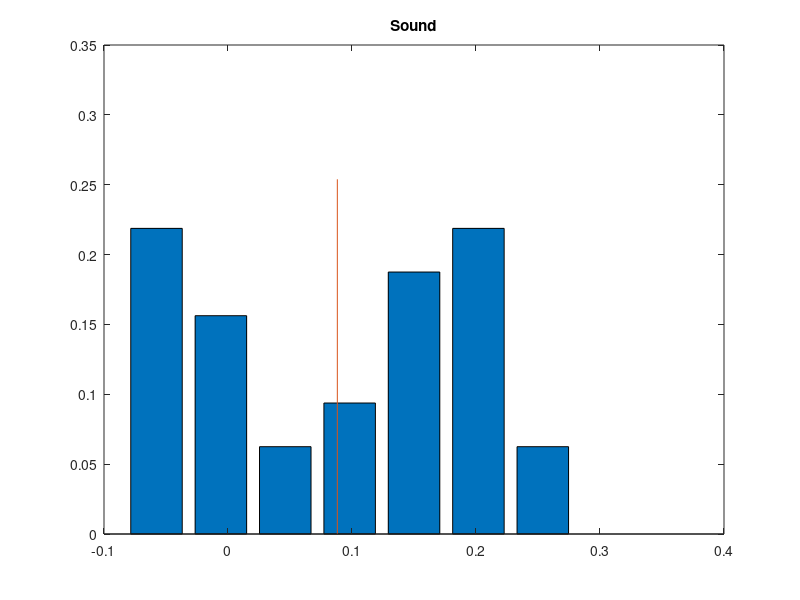
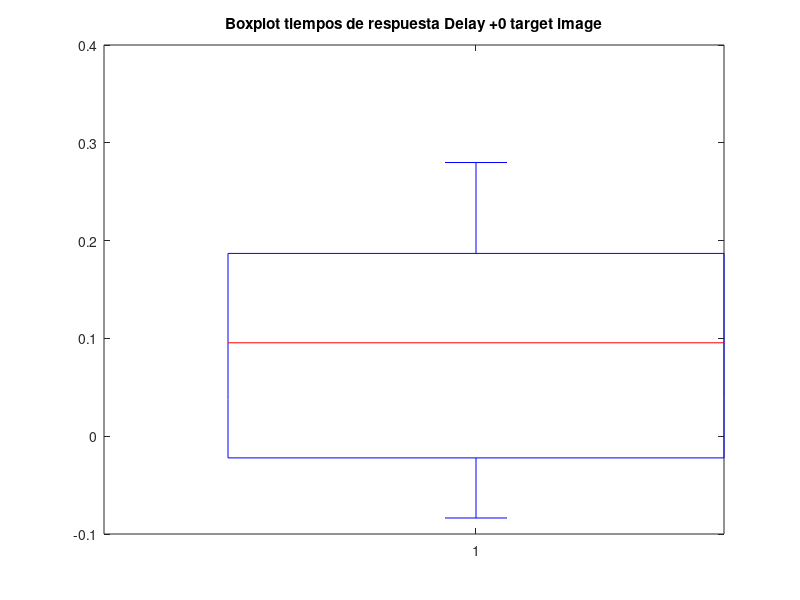
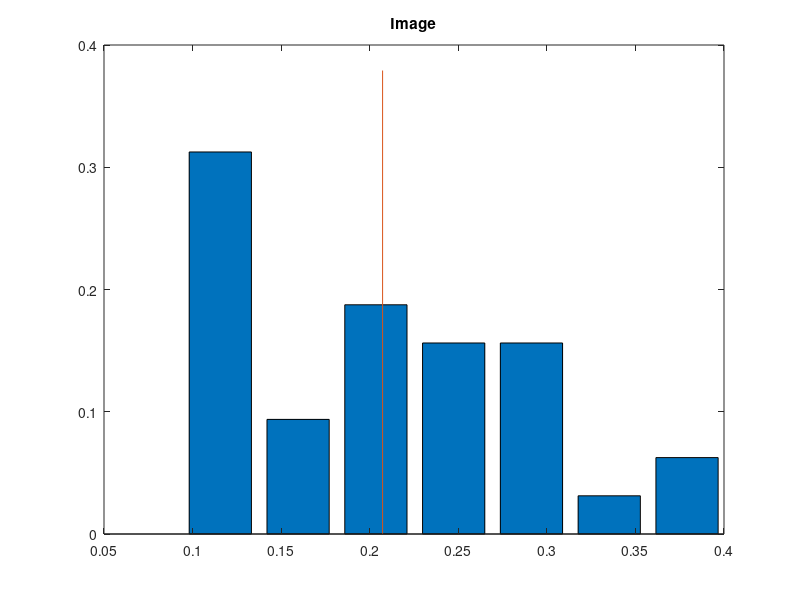
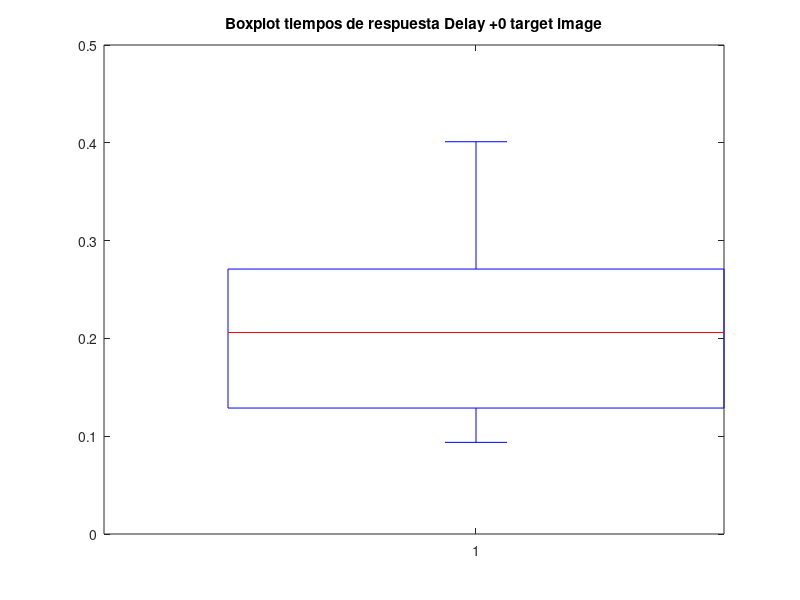

Write the MATLAB code that produced these figures, in order. (Note: this script raises an error after producing the figures.)
format long g;

%% Leer CSV a variables aux
i = 0;
sujeto = [];
tiempo = [];
practica = [];
delay = [];
img = [];
snd = [];
target = [];
total_trials = [];
target_time = cell(1,1);
time_firstPress = cell(1,1);
time_lastPress = cell(1,1);
f = fopen('data/bloques.csv');

while 1    
    suj = fscanf(f, '%i,', [1 1]);
    if isempty(suj)
       break 
    end
    i = i + 1;
    
    sujeto(i) = suj;
    tiempo(i) = fscanf(f, '%f,', [1 1]);
    practica(i) = fscanf(f, '%i,', [1 1]);
    delay(i) = fscanf(f, '%f,', [1 1]);
    img(i) = fscanf(f, '%i,', [1 1]);
    snd(i) = fscanf(f, '%i,', [1 1]);
    target(i) = fscanf(f, '%i,', [1 1]);
    total_trials(i) = fscanf(f, '%i,', [1 1]);
    target_time{i} = fscanf(f, '%f:', [1 total_trials(i)]);
    fscanf(f, ',');
    time_firstPress{i} = fscanf(f, '%f:', [1 total_trials(i)]);
    fscanf(f, ',');
    time_lastPress{i} = fscanf(f, '%f:', [1 total_trials(i)]);
    fscanf(f, ',');
    fscanf(f, '\n');
end
fclose(f);


%% Meter cada trial en el struct Trials sin procesarlos
num_bloques = i;
j = 1;
s = 0;
Trials = [];
for b = 1 : num_bloques
   if s ~= sujeto(b)
       bloque_del_sujeto = 1;
       s = sujeto(b);
   else
       bloque_del_sujeto = bloque_del_sujeto + 1;
   end
   
   for k = 1 : total_trials(b)
       Trials(j).Sujeto = sujeto(b);
       Trials(j).Tiempo = tiempo(b);
       Trials(j).EsDePractica = practica(b);
       Trials(j).Delay = delay(b);
       Trials(j).HayImagen = img(b);
       Trials(j).HaySonido = snd(b);
       Trials(j).SeguirImagen = target(b);
       Trials(j).NumBloque = bloque_del_sujeto;
       Trials(j).NumBloqueOriginal = b;
       Trials(j).NumTrial = k;       
       Trials(j).TiempoObjetivo = target_time{b}(k);
       Trials(j).PrimerTap = time_firstPress{b}(k);
       Trials(j).Asincronia = Trials(j).PrimerTap - Trials(j).TiempoObjetivo;
       Trials(j).UltimoTap = time_lastPress{b}(k);
        
       j = j + 1;    
   end
end

num_trials = j-1;



clear sujeto tiempo practica delay img snd target bloque_del_sujeto total_trials target_time time_firstPress time_lastPress f b i j k s num_bloques suj

%% arreglar los taps que cayeron en el bloque siguiente por error
for t = 1 : (num_trials - 1)

  a = t;
  b = t+1;

  if Trials(a).NumBloqueOriginal ~= Trials(b).NumBloqueOriginal
    continue
  end
  
  if Trials(a).PrimerTap ~= -1
    continue
  end
  
  if (Trials(b).Asincronia >= -1)
    continue
  end
  
  %% a y b son del mismo bloque, a no tiene ningun tap y b esta apuradisimo
  %% muevo el primer tap de b como primer tap de a, y el ultimo de b como primero de b
  
  nuevo_a = Trials(b).PrimerTap;
  
  b_unico_tap = (Trials(b).PrimerTap == Trials(b).UltimoTap);
  
  if b_unico_tap
    nuevo_b = -1;
  else
    nuevo_b = Trials(b).UltimoTap;
  end
  
  Trials(a).PrimerTap = nuevo_a;
  Trials(a).UltimoTap = nuevo_a;
  
  Trials(b).PrimerTap = nuevo_b;
  Trials(b).UltimoTap = nuevo_b;
  
  %% recalculo asincronias
  Trials(a).Asincronia = Trials(a).PrimerTap - Trials(a).TiempoObjetivo;
  Trials(b).Asincronia = Trials(b).PrimerTap - Trials(b).TiempoObjetivo;
end


%% calcular muestras (promedio de cada bloque)
Muestras = [];
t = 1;
m = 1;
k = 0;
asincs_bloque = [];

asinc = 0;
unbo = Trials(1).NumBloqueOriginal;
while t <= (num_trials + 1)

    if t == (num_trials + 1) || unbo ~= Trials(t).NumBloqueOriginal

        if k ~=0 
            
            Muestras(m).StdBloque = std(asincs_bloque);
            Muestras(m).AsinMedia = asinc / k;
            Muestras(m).Sujeto = Trials(t-1).Sujeto;
            Muestras(m).EsDePractica = Trials(t-1).EsDePractica;
            Muestras(m).Delay = Trials(t-1).Delay;
            Muestras(m).HayImagen = Trials(t-1).HayImagen;
            Muestras(m).HaySonido = Trials(t-1).HaySonido;
            Muestras(m).SeguirImagen = Trials(t-1).SeguirImagen;
            Muestras(m).Accuracy = 1 - (ignorados/(k+ignorados));
            Muestras(m).t = tiempos;
            
            Muestras(m).Tiempo = Trials(t-1).Tiempo;
            Muestras(m).TiempoObjetivo = Trials(t-1).TiempoObjetivo;
            Muestras(m).NumBloqueOriginal = Trials(t-1).NumBloqueOriginal;
            m = m + 1;
        end
        
        asincs_bloque = [];
        k = 0;
        asinc = 0;
        if (t == (num_trials + 1))
        	break
        end
    end
    
    ignorados = 0;
    % ignorar cuando no apreto nada
    if Trials(t).PrimerTap == -1
        ignorados = ignorados + 1;
    end
    
    % ignorar casos donde pega la vuelta (igual estan re afuera de la ventana)
    if abs(Trials(t).Asincronia) > 0.5
        ignorados = ignorados + 1;
    end
    
    
    if ignorados == 0
        asinc = asinc + Trials(t).Asincronia;
        asincs_bloque = [asincs_bloque, Trials(t).Asincronia];
        k = k + 1;
        tiempos(k) = Trials(t).Asincronia;
    end
        
    unbo = Trials(t).NumBloqueOriginal;
    t = t + 1;
end
%% RECONSTRUYENDO LOS SIGNOS DEL DELAY

ds = [0.1, 0.3, 0.4];

corte = [];
es_negativo = [];
es_positivo = [];
es_practica = [];

for segu = 1:2
    for iid = 1:3
        eee = [Muestras( ...
                [Muestras.EsDePractica] == 0 & ...
                [Muestras.Delay] == ds(iid) & ...
                [Muestras.SeguirImagen] == (segu-1) & ...
                [Muestras.HayImagen] == 1 & ...
                [Muestras.HaySonido] == 1)];
            
        jose = [];
        for e = 1: numel(eee)
            jose(e) = [0.5 - (eee(e).Tiempo - eee(e).TiempoObjetivo)];
        end

        m = mean(jose);
        d = ds(iid);
        s = (segu-1);
        %disp([m, d, s]);
        corte(iid, segu) = m;
        
        for i = 1:numel(Muestras)
            es_practica(Muestras(i).NumBloqueOriginal) = Muestras(i).EsDePractica;
            
            if Muestras(i).Delay == ds(iid) && Muestras(i).SeguirImagen == (segu-1)
                delay_es_negativo = ( ...
                    (Muestras(i).EsDePractica == 0) & ...
                    (Muestras(i).Delay == ds(iid)) & ...
                    (Muestras(i).SeguirImagen == (segu-1)) & ...
                    (Muestras(i).HayImagen == 1) & ...
                    (Muestras(i).HaySonido == 1) & ...
                    ((0.5 - (Muestras(i).Tiempo - Muestras(i).TiempoObjetivo) > corte(iid, segu)) ~= Muestras(i).SeguirImagen) ...
                );

                delay_es_positivo = ( ...
                    (Muestras(i).EsDePractica == 0) & ...
                    (Muestras(i).Delay == ds(iid)) & ...
                    (Muestras(i).SeguirImagen == (segu-1)) & ...
                    (Muestras(i).HayImagen == 1) & ...
                    (Muestras(i).HaySonido == 1) & ...
                    ((0.5 - (Muestras(i).Tiempo - Muestras(i).TiempoObjetivo) > corte(iid, segu)) == Muestras(i).SeguirImagen) ...
                );

                es_negativo(Muestras(i).NumBloqueOriginal) = delay_es_negativo;
                es_positivo(Muestras(i).NumBloqueOriginal) = delay_es_positivo;
            end
        end
    end
end


% arreglar
for i = 1:numel(Muestras)
    b = Muestras(i).NumBloqueOriginal;
    
    if es_negativo(b)
        Muestras(i).Delay = -1 * abs(Muestras(i).Delay);
    end
end



%% cuentitas cuentitas
mi=1;
ms=1;
mc0=1;
mc1=1;
mc2=1;
mc3=1;
mc4=1;
mc5=1;
mc6=1;
mc7=1;
mc8=1;
mc9=1;
mc10=1;
mc11=1;
mc12=1;
mc13=1;
deltas = cell(1,1);
deltas_img = [];
deltas_snd = [];
deltas_combinados_0 = [];
m_accuracy = cell(1,1);
tiempos = []


sujs = unique([Muestras.Sujeto]);
for s = 1:numel(sujs)
    suj = sujs(s);
    
    %bloques de sonido y su accuracy
    delta_snd = [Muestras( ...
        [Muestras.Sujeto] == suj & ...
        [Muestras.EsDePractica] == 0 & ...
        [Muestras.HayImagen] == 0 & ...
        [Muestras.HaySonido] == 1 ...
    ).AsinMedia];
    
   
    accuracy = [Muestras( ...
        [Muestras.Sujeto] == suj & ...
        [Muestras.EsDePractica] == 0 & ...
        [Muestras.HayImagen] == 0 & ...
        [Muestras.HaySonido] == 1 ...
    ).Accuracy];
    
    if numel(delta_snd) > 0
        deltas{1}(ms) = delta_snd(1);
        m_accuracy{1}(ms) = accuracy;
        ms = ms + 1;
    end
    
    %bloques de imagen y su accuracy
    delta_img = [Muestras( ...
        [Muestras.Sujeto] == suj & ...
        [Muestras.EsDePractica] == 0 & ...
        [Muestras.HayImagen] == 1 & ...
        [Muestras.HaySonido] == 0 ...
    ).AsinMedia];

    accuracy = [Muestras( ...
        [Muestras.Sujeto] == suj & ...
        [Muestras.EsDePractica] == 0 & ...
        [Muestras.HayImagen] == 1 & ...
        [Muestras.HaySonido] == 0 ...
    ).Accuracy];


    if numel(delta_img) > 0
        deltas{2}(mi) = delta_img(1);
        m_accuracy{2}(mi) = accuracy;
        mi = mi + 1;
    end
    
    %bloques combinados +0 y su accuracy
     delta_c0 = [Muestras( ...
        [Muestras.Sujeto] == suj & ...
        [Muestras.EsDePractica] == 0 & ...
        [Muestras.HayImagen] == 1 & ...
        [Muestras.HaySonido] == 1 & ...
        [Muestras.Delay] == 0 & ...
        [Muestras.SeguirImagen] == 0 ... 
    ).AsinMedia];

    accuracy = [Muestras( ...
        [Muestras.Sujeto] == suj & ...
        [Muestras.EsDePractica] == 0 & ...
        [Muestras.HayImagen] == 1 & ...
        [Muestras.HaySonido] == 1 & ...
        [Muestras.Delay] == 0 & ...
        [Muestras.SeguirImagen] == 0 ... 
    ).Accuracy];

    if numel(delta_c0) > 0
        deltas{3}(mc0) = delta_c0(1);
        m_accuracy{3}(mc0) = accuracy(1);
        mc0 = mc0 + 1;
    end
    
     %bloques combinados +0.1 y su accuracy(seguir Imagen)
     delta_c0 = [Muestras( ...
        [Muestras.Sujeto] == suj & ...
        [Muestras.EsDePractica] == 0 & ...
        [Muestras.HayImagen] == 1 & ...
        [Muestras.HaySonido] == 1 & ...
        [Muestras.Delay] == 0.1 & ...
        [Muestras.SeguirImagen] == 1 ...
    ).AsinMedia];

    accuracy = [Muestras( ...
        [Muestras.Sujeto] == suj & ...
        [Muestras.EsDePractica] == 0 & ...
        [Muestras.HayImagen] == 1 & ...
        [Muestras.HaySonido] == 1 & ...
        [Muestras.Delay] == 0.1 & ...
        [Muestras.SeguirImagen] == 1 ...
    ).Accuracy];


    if numel(delta_c0) > 0
        deltas{4}(mc1) = delta_c0(1);
        m_accuracy{4}(mc1) = accuracy(1);
        mc1 = mc1 + 1;
    end
    
     %bloques combinados +0.3 y su accuracy(seguir imagen)
     delta_c0 = [Muestras( ...
        [Muestras.Sujeto] == suj & ...
        [Muestras.EsDePractica] == 0 & ...
        [Muestras.HayImagen] == 1 & ...
        [Muestras.HaySonido] == 1 & ...
        [Muestras.Delay] == 0.3 & ...
        [Muestras.SeguirImagen] == 1 ...
    ).AsinMedia];

    accuracy = [Muestras( ...
        [Muestras.Sujeto] == suj & ...
        [Muestras.EsDePractica] == 0 & ...
        [Muestras.HayImagen] == 1 & ...
        [Muestras.HaySonido] == 1 & ...
        [Muestras.Delay] == 0.3 & ... 
        [Muestras.SeguirImagen] == 1 ...
    ).Accuracy];


    if numel(delta_c0) > 0
        deltas{5}(mc2) = delta_c0(1);
        m_accuracy{5}(mc2) = accuracy(1);
        mc2 = mc2 + 1;
    end
    
     %bloques combinados +0.4 y su accuracy(seguir imagen)
     delta_c0 = [Muestras( ...
        [Muestras.Sujeto] == suj & ...
        [Muestras.EsDePractica] == 0 & ...
        [Muestras.HayImagen] == 1 & ...
        [Muestras.HaySonido] == 1 & ...
        [Muestras.Delay] == 0.4 & ...
        [Muestras.SeguirImagen] == 1 ...
    ).AsinMedia];

    accuracy = [Muestras( ...
        [Muestras.Sujeto] == suj & ...
        [Muestras.EsDePractica] == 0 & ...
        [Muestras.HayImagen] == 1 & ...
        [Muestras.HaySonido] == 1 & ...
        [Muestras.Delay] == 0.4 & ...
        [Muestras.SeguirImagen] == 1 ...
    ).Accuracy];


    if numel(delta_c0) > 0
        deltas{6}(mc3) = delta_c0(1);
        m_accuracy{6}(mc3) = accuracy(1);
        mc3 = mc3 + 1
    end
    
    
     %bloques combinados +0.4 y su accuracy(seguir sonido)
     delta_c0 = [Muestras( ...
        [Muestras.Sujeto] == suj & ...
        [Muestras.EsDePractica] == 0 & ...
        [Muestras.HayImagen] == 1 & ...
        [Muestras.HaySonido] == 1 & ...
        [Muestras.Delay] == 0.4 & ...
        [Muestras.SeguirImagen] == 0 ...
    ).AsinMedia];

    accuracy = [Muestras( ...
        [Muestras.Sujeto] == suj & ...
        [Muestras.EsDePractica] == 0 & ...
        [Muestras.HayImagen] == 1 & ...
        [Muestras.HaySonido] == 1 & ...
        [Muestras.Delay] == 0.4 & ...
        [Muestras.SeguirImagen] == 0 ...
    ).Accuracy];


    if numel(delta_c0) > 0
        deltas{7}(mc4) = delta_c0(1);
        m_accuracy{7}(mc4) = accuracy(1);
        mc4 = mc4 + 1;
    end
    
    
    
     %bloques combinados +0.3 y su accuracy(seguir sonido)
     delta_c0 = [Muestras( ...
        [Muestras.Sujeto] == suj & ...
        [Muestras.EsDePractica] == 0 & ...
        [Muestras.HayImagen] == 1 & ...
        [Muestras.HaySonido] == 1 & ...
        [Muestras.Delay] == 0.3 & ...
        [Muestras.SeguirImagen] == 0 ...
    ).AsinMedia];

    accuracy = [Muestras( ...
        [Muestras.Sujeto] == suj & ...
        [Muestras.EsDePractica] == 0 & ...
        [Muestras.HayImagen] == 1 & ...
        [Muestras.HaySonido] == 1 & ...
        [Muestras.Delay] == 0.3 & ...
        [Muestras.SeguirImagen] == 0 ...
    ).Accuracy];


    if numel(delta_c0) > 0
        deltas{8}(mc5) = delta_c0(1);
        m_accuracy{8}(mc5) = accuracy(1);
        mc5 = mc5 + 1;
    end
    
    
    
     %bloques combinados +0.1 y su accuracy(seguir sonido)
     delta_c0 = [Muestras( ...
        [Muestras.Sujeto] == suj & ...
        [Muestras.EsDePractica] == 0 & ...
        [Muestras.HayImagen] == 1 & ...
        [Muestras.HaySonido] == 1 & ...
        [Muestras.Delay] == 0.1 & ...
        [Muestras.SeguirImagen] == 0 ...
    ).AsinMedia];

    accuracy = [Muestras( ...
        [Muestras.Sujeto] == suj & ...
        [Muestras.EsDePractica] == 0 & ...
        [Muestras.HayImagen] == 1 & ...
        [Muestras.HaySonido] == 1 & ...
        [Muestras.Delay] == 0.1 & ...
        [Muestras.SeguirImagen] == 0 ...
    ).Accuracy];


    if numel(delta_c0) > 0
        deltas{9}(mc6) = delta_c0(1);
        m_accuracy{9}(mc6) = accuracy(1);
        mc6 = mc6 + 1;
    end
    
      %bloques combinados +0 y su accuracy(seguir imagen)
     delta_c0 = [Muestras( ...
        [Muestras.Sujeto] == suj & ...
        [Muestras.EsDePractica] == 0 & ...
        [Muestras.HayImagen] == 1 & ...
        [Muestras.HaySonido] == 1 & ...
        [Muestras.Delay] == 0 & ...
        [Muestras.SeguirImagen] == 1 ...
    ).AsinMedia];

    accuracy = [Muestras( ...
        [Muestras.Sujeto] == suj & ...
        [Muestras.EsDePractica] == 0 & ...
        [Muestras.HayImagen] == 1 & ...
        [Muestras.HaySonido] == 1 & ...
        [Muestras.Delay] == 0 & ...
        [Muestras.SeguirImagen] == 1 ...
    ).Accuracy];


    if numel(delta_c0) > 0
        deltas{10}(mc7) = delta_c0(1);
        m_accuracy{10}(mc7) = accuracy(1);
        mc7 = mc7 + 1;
    end
    
    
%     CAMBIAR INDICES!    
    %bloques combinados -0.4 y su accuracy(seguir imagen)
     delta_c0 = [Muestras( ...
        [Muestras.Sujeto] == suj & ...
        [Muestras.EsDePractica] == 0 & ...
        [Muestras.HayImagen] == 1 & ...
        [Muestras.HaySonido] == 1 & ...
        [Muestras.SeguirImagen] == 1 & ...
        [Muestras.Delay] == -0.4   ...
       ).AsinMedia];

    accuracy = [Muestras( ...
        [Muestras.Sujeto] == suj & ...
        [Muestras.EsDePractica] == 0 & ...
        [Muestras.HayImagen] == 1 & ...
        [Muestras.HaySonido] == 1 & ...
        [Muestras.SeguirImagen] == 1 & ...
        [Muestras.Delay] == -0.4 ...
    ).Accuracy];


    if numel(delta_c0) > 0
        
        deltas{11}(mc8) = delta_c0(1);
        m_accuracy{11}(mc8) = accuracy(1);
        mc8 = mc8 + 1;
    end
    
    %bloques combinados -0.4 y su accuracy(seguir sonido)
     delta_c0 = [Muestras( ...
        [Muestras.Sujeto] == suj & ...
        [Muestras.EsDePractica] == 0 & ...
        [Muestras.HayImagen] == 1 & ...
        [Muestras.HaySonido] == 1 & ...
        [Muestras.SeguirImagen] == 0 & ...
        [Muestras.Delay] == -0.4   ...
    ).AsinMedia];

    accuracy = [Muestras( ...
        [Muestras.Sujeto] == suj & ...
        [Muestras.EsDePractica] == 0 & ...
        [Muestras.HayImagen] == 1 & ...
        [Muestras.HaySonido] == 1 & ...
        [Muestras.SeguirImagen] == 0 & ...
        [Muestras.Delay] == -0.4 ...
    ).Accuracy];


    if numel(delta_c0) > 0
        deltas{12}(mc9) = delta_c0(1);
        m_accuracy{12}(mc9) = accuracy(1);
        mc9 = mc9 + 1;
    end
    
    %bloques combinados -0.3 y su accuracy(seguir imagen)
     delta_c0 = [Muestras( ...
        [Muestras.Sujeto] == suj & ...
        [Muestras.EsDePractica] == 0 & ...
        [Muestras.HayImagen] == 1 & ...
        [Muestras.HaySonido] == 1 & ...
        [Muestras.SeguirImagen] == 1 & ...
        [Muestras.Delay] == -0.3   ...
    ).AsinMedia];

    accuracy = [Muestras( ...
        [Muestras.Sujeto] == suj & ...
        [Muestras.EsDePractica] == 0 & ...
        [Muestras.HayImagen] == 1 & ...
        [Muestras.HaySonido] == 1 & ...
        [Muestras.SeguirImagen] == 1 & ...
        [Muestras.Delay] == -0.3 ...
    ).Accuracy];


    if numel(delta_c0) > 0
       
        deltas{13}(mc10) = delta_c0(1);
        m_accuracy{13}(mc10) = accuracy(1);
        mc10 = mc10 + 1;
    end
    
     %bloques combinados -0.3 y su accuracy(seguir sonido)
     delta_c0 = [Muestras( ...
        [Muestras.Sujeto] == suj & ...
        [Muestras.EsDePractica] == 0 & ...
        [Muestras.HayImagen] == 1 & ...
        [Muestras.HaySonido] == 1 & ...
        [Muestras.SeguirImagen] == 0 & ...
        [Muestras.Delay] == -0.3   ...
    ).AsinMedia];

    accuracy = [Muestras( ...
        [Muestras.Sujeto] == suj & ...
        [Muestras.EsDePractica] == 0 & ...
        [Muestras.HayImagen] == 1 & ...
        [Muestras.HaySonido] == 1 & ...
        [Muestras.SeguirImagen] == 0 & ...
        [Muestras.Delay] == -0.3 ...
    ).Accuracy];


    if numel(delta_c0) > 0
      
        deltas{14}(mc11) = delta_c0(1);
        m_accuracy{14}(mc11) = accuracy(1);
        mc11 = mc11 + 1;
    end
    
     %bloques combinados -0.1 y su accuracy(seguir imagen)
     delta_c0 = [Muestras( ...
        [Muestras.Sujeto] == suj & ...
        [Muestras.EsDePractica] == 0 & ...
        [Muestras.HayImagen] == 1 & ...
        [Muestras.HaySonido] == 1 & ...
        [Muestras.SeguirImagen] == 1 & ...
        [Muestras.Delay] == -0.1  ...
    ).AsinMedia];

    accuracy = [Muestras( ...
        [Muestras.Sujeto] == suj & ...
        [Muestras.EsDePractica] == 0 & ...
        [Muestras.HayImagen] == 1 & ...
        [Muestras.HaySonido] == 1 & ...
        [Muestras.SeguirImagen] == 1 & ...
        [Muestras.Delay] == -0.1 ...
    ).Accuracy];


    if numel(delta_c0) > 0
      
        deltas{15}(mc12) = delta_c0(1);
        m_accuracy{15}(mc12) = accuracy(1);
        mc12 = mc12 + 1;
    end
    
     %bloques combinados -0.1 y su accuracy(seguir sonido)
     delta_c0 = [Muestras( ...
        [Muestras.Sujeto] == suj & ...
        [Muestras.EsDePractica] == 0 & ...
        [Muestras.HayImagen] == 1 & ...
        [Muestras.HaySonido] == 1 & ...
        [Muestras.SeguirImagen] == 0 & ...
        [Muestras.Delay] == -0.1  ...
    ).AsinMedia];

    accuracy = [Muestras( ...
        [Muestras.Sujeto] == suj & ...
        [Muestras.EsDePractica] == 0 & ...
        [Muestras.HayImagen] == 1 & ...
        [Muestras.HaySonido] == 1 & ...
        [Muestras.SeguirImagen] == 0 & ...
        [Muestras.Delay] == -0.1 ...
    ).Accuracy];


    if numel(delta_c0) > 0
       
        deltas{16}(mc13) = delta_c0(1);
        m_accuracy{16}(mc13) = accuracy(1);
        mc13 = mc13 + 1;
    end
    
    if ~isempty(deltas) 
        % figure;
        % plot(deltas,'r*');
        % plot(deltas);
        % title(['Sujeto ', num2str(suj)]);
    end
end
%%%%%%%%%%%%%%%%%%%%%%%%%%%%%%%%%%%%%%%%%%%%%%%%%%%%%%%%%%%%%%%%%%%
%Analisis de datos
%%%%%%%%%%%%%%%%%%%%%%%%%%%%%%%%%%%%%%%%%%%%%%%%%%%%%%%%%%%%%%%%%%%

tit = cell(1,1);
tit{1} = 'Sound';
tit{2} = 'Image';
tit{3} = 'AV(target sound)';
tit{4} = 'AV(target image) +0.1';
tit{5} = 'AV(target image) +0.3';
tit{6} = 'AV(target image) +0.4';
tit{7} = 'AV(target sound) -0.4';
tit{8} = 'AV(target sound) -0.3';
tit{9} = 'AV(target sound) -0.1';
tit{10} = 'AV(target image)';
tit{11} = 'AV(target image) -0.4';
tit{12} = 'AV(target sound) +0.4';
tit{13} = 'AV(target image) -0.3';
tit{14} = 'AV(target sound) +0.3';
tit{15} = 'AV(target image) -0.1';  
tit{16} = 'AV(target sound) +0.1';


for i=1:16
    disp(tit{i})
    %Distribucion de las muestras(histograma normalizado)

    [f,x] = hist(deltas{i},7);
    figure;
    bar(x,f/sum(f))
    hold on;
    line([mean(deltas{i}) mean(deltas{i})], [0  max(x)])
    hold off
    title(tit{i})
    
    %One-sample Kolmogorov-Smirnov test, para ver normalidad en la muestra
    disp('Kolmogorov normality test')
    t = kstest(deltas{i})

    %Boxplot
    figure;
    boxplot(deltas{i})
    title('Boxplot tiempos de respuesta Delay +0 target image')

    %Medidas de centralidad
    disp('prom')
    mean(deltas{i})
    disp('mediana')
    median(deltas{i})

    %Medidas de dispersion, estabilidad de la sincronia
    disp('varianza')
    var(deltas{i})

    %Medidas de precision en la tarea
    disp('accuracy')
    mean(m_accuracy{i})

end


%Inspeccion de la evolucion de los sujetos
% tiempos = cell(1,1);
% for s = 1:numel(sujs)
%     suj = sujs(s);
%     i = 1;
%     t =  [Muestras( ...
%         [Muestras.Sujeto] == suj & ...
%         [Muestras.EsDePractica] == 0 & ...
%         [Muestras.HayImagen] == 1 & ...
%         [Muestras.HaySonido] == 1 & ...
%         [Muestras.Delay] == 0 & ...
%         [Muestras.SeguirImagen] == 0 ... 
%     ).t];
% figure;
%     h=plot(t,'bo-');
%     title('Trials target sound delay +0');
%     set(h,'linewidth',2);
%    
% end
% 
% tiempos = cell(1,1);
% for s = 1:numel(sujs)
%     suj = sujs(s);
%     i = 1;
%     t =  [Muestras( ...
%         [Muestras.Sujeto] == suj & ...
%         [Muestras.EsDePractica] == 0 & ...
%         [Muestras.HayImagen] == 1 & ...
%         [Muestras.HaySonido] == 1 & ...
%         [Muestras.Delay] == 0 & ...
%         [Muestras.SeguirImagen] == 1 ... 
%     ).t];
% figure;
%     h=plot(t,'go-');
%     title('Trials target image delay +0');
%     set(h,'linewidth',2);
%    
% end


%%%%%%%%%%%%%%%%%%%%%%%%%%%%%%%%%%%%%%%%%%%%%%%%%%%%%%%%%%%%%%%%%%%
%Comparacion de los resultados:
%%%%%%%%%%%%%%%%%%%%%%%%%%%%%%%%%%%%%%%%%%%%%%%%%%%%%%%%%%%%%%%%%%%

disp('imagen vs sonido')
[p,h] = ranksum(deltas{1},deltas{2})

delta_h0 =  abs(mean(deltas{1}) - mean(deltas{2}))
y = Permutation_Test(10000,deltas{1},deltas{2},delta_h0)


disp('imagen vs delay+0 target sound')
[p,h] = ranksum(deltas{3},deltas{2})

delta_h0 = abs(mean(deltas{3}) - mean(deltas{2}))
y = Permutation_Test(10000,deltas{3},deltas{2},delta_h0)

disp('delay+0 target sound vs sonido')
[p,h] = ranksum(deltas{3},deltas{1})

delta_h0 = abs(mean(deltas{3}) - mean(deltas{1}))
y = Permutation_Test(10000,deltas{3},deltas{1},delta_h0)

disp('delay0 target img vs sonido')
[p,h] = ranksum(deltas{10},deltas{1})

delta_h0 = abs(mean(deltas{10}) - mean(deltas{1}))
y = Permutation_Test(10000,deltas{10},deltas{1},delta_h0)

disp('delay0 target img  vs sonido')
[p,h] = ranksum(deltas{10},deltas{2})

delta_h0 = abs(mean(deltas{10}) - mean(deltas{2}))
y = Permutation_Test(10000,deltas{10},deltas{2},delta_h0)

disp('delay0(img) vs delay0(snd)')
[p,h] = ranksum(deltas{10},deltas{3})

delta_h0 = abs(mean(deltas{10}) - mean(deltas{3}))
y = Permutation_Test(10000,deltas{10},deltas{3},delta_h0)

disp('+0.1 +0.3 +0.4 target image')
x = [deltas{4};deltas{5};deltas{6}]
p = kruskalwallis(transpose(x))

disp('-0.1 -0.3 -0.4 target image')
x = [deltas{15};deltas{13};deltas{11}]
p = kruskalwallis(transpose(x))

disp('-0.1 -0.3 -0.4 target sound')
x = [deltas{9};deltas{8};deltas{7}]
p = kruskalwallis(transpose(x))


disp('+0.1 +0.3 +0.4 target sound')
x = [deltas{16};deltas{14};deltas{12}]
p = kruskalwallis(transpose(x))


disp('+0.1 target image vs +0.1 target sound')
[p,h] = ranksum(deltas{4},deltas{16})

delta_h0 = abs(mean(deltas{4}) - mean(deltas{16}))
y = Permutation_Test(10000,deltas{4},deltas{16},delta_h0)


disp('+0.3 target image vs +0.3 target sound')
[p,h] = ranksum(deltas{5},deltas{16})

delta_h0 = abs(mean(deltas{5}) - mean(deltas{14}))
y = Permutation_Test(10000,deltas{5},deltas{14},delta_h0)


disp('+0.4 target image vs +0.4 target sound')
[p,h] = ranksum(deltas{6},deltas{12})

delta_h0 = abs(mean(deltas{6}) - mean(deltas{12}))
y = Permutation_Test(10000,deltas{6},deltas{12},delta_h0)


%Comparacion de las medias de solo sonido, solo imagen, y sincronia
figure;
y = [mean(deltas{1});mean(deltas{2});mean(deltas{3});mean(deltas{10})];
labels = {'A';'V';'AV(snd)';'AV(img)'}
bar_h=bar(y,0.5)
set(gca,'xticklabel',labels)
bar_child=get(bar_h,'Children');
set(bar_child,'CData',y);
title('Comparacion de las medias de solo sonido, solo imagen, y sincronia')


figure;
v =  [std(deltas{1});std(deltas{2});std(deltas{3});std(deltas{10})]
labels = {'A';'V';'AV(snd)';'AV(img)'}
bar_h = bar(v,0.5)
set(gca,'xticklabel',labels)
bar_child=get(bar_h,'Children');
set(bar_child,'CData',v);
title('Comparacion de los std de solo sonido, solo imagen, y sincronia')




%Comparacion de las medias de target image
figure;
y = [mean(deltas{4});mean(deltas{5});mean(deltas{6});mean(deltas{15});mean(deltas{13});mean(deltas{11});mean(deltas{1});mean(deltas{2})];
labels = {'+0.1';'+0.3';'+0.4';'-0.1';'-0.3';'-0.4';'SND';'IMG'}
bar_h=bar(y,0.5)
title('Comparacion medias asincronia target image')
set(gca,'xticklabel',labels)
bar_child=get(bar_h,'Children');
set(bar_child,'CData',y);

figure;
v =  [std(deltas{4});std(deltas{5});std(deltas{6});std(deltas{15});std(deltas{13});std(deltas{11})]
labels = {'+0.1';'+0.3';'+0.4';'-0.1';'-0.3';'-0.4'}
bar_h = bar(v,0.5)
set(gca,'xticklabel',labels)
bar_child=get(bar_h,'Children');
set(bar_child,'CData',v);
title('Comparacion de std de asincronia target image')


%Comparacion de las medias de target sound
figure;
y = [mean(deltas{9});mean(deltas{8});mean(deltas{7});mean(deltas{16});mean(deltas{14});mean(deltas{12});mean(deltas{1});mean(deltas{2})];
labels = {'-0.1';'-0.3';'-0.4';'+0.1';'+0.3';'+0.4';'SND';'IMG'}
bar_h=bar(y,0.5)
title('Comparacion medias asincronia target sound')
set(gca,'xticklabel',labels)
bar_child=get(bar_h,'Children');
set(bar_child,'CData',y);

figure;
v =  [std(deltas{9});std(deltas{8});std(deltas{7});std(deltas{16});std(deltas{14});std(deltas{12})]
labels = {'-0.1';'-0.3';'-0.4';'+0.1';'+0.3';'+0.4'}
bar_h = bar(v,0.5)
set(gca,'xticklabel',labels)
bar_child=get(bar_h,'Children');
set(bar_child,'CData',v);
title('Comparacion de std de asincronia target sound')

[p,h] = ranksum(deltas{15},deltas{13})
[p,h] = ranksum(deltas{13},deltas{11})
